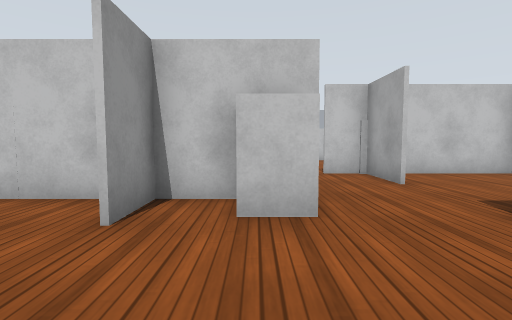
View 1 (above)

20 first-person views from a walk through a world built for the Gazebo simulator. The camera is 0.94 m above the floor, tilts 4° down and sees 85° across. The floor is counted in squares, 1 m on a side. Each view is taken from the middle of a square. On the plan, view 1 faces up. The plan holds only what a view shows up to about 11 squares ahead; the rest is blank. The robots in the file are not drawn. Gazebo's built-in surfaces are drawn with simple patterns.

View 2
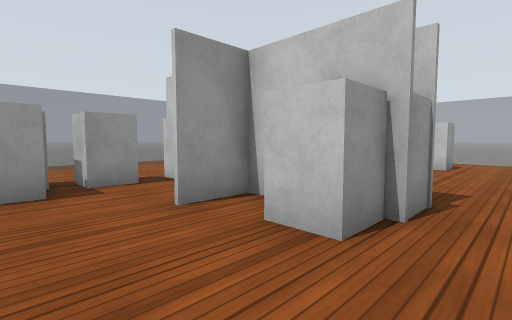

View 3
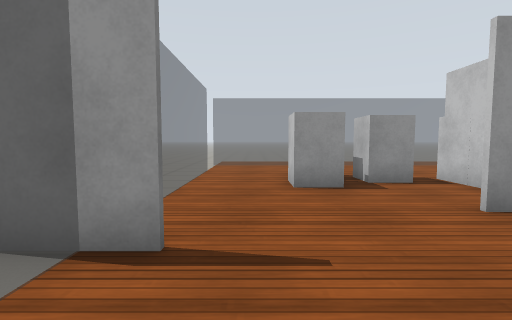

View 4
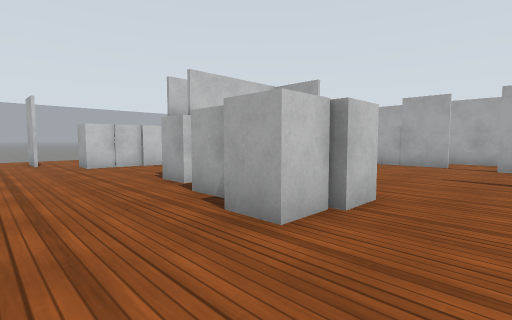

View 5
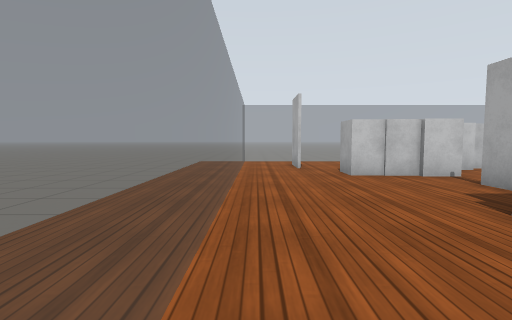

View 6
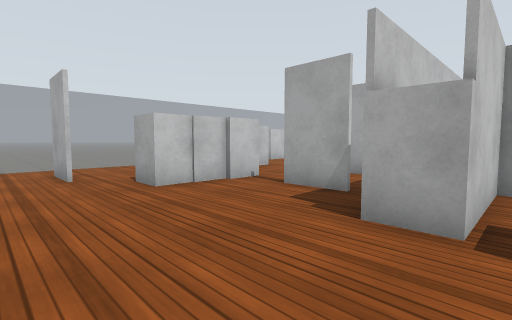

View 7
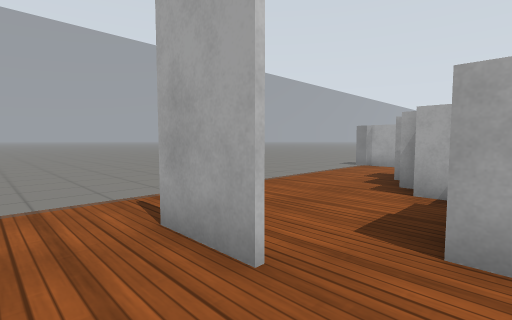

View 8
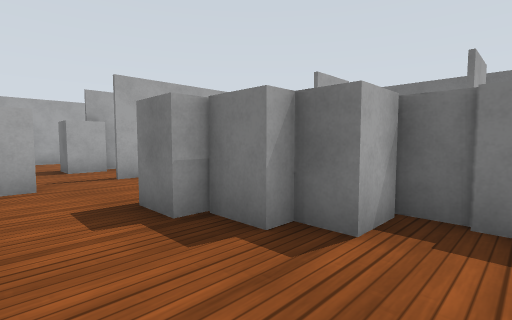

View 9
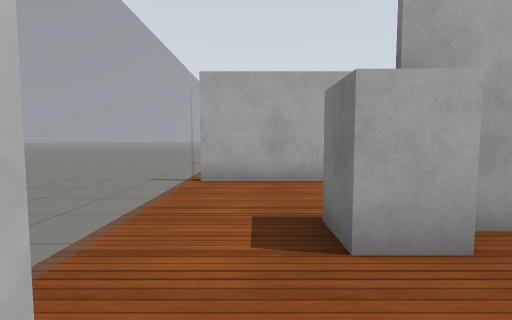

View 10
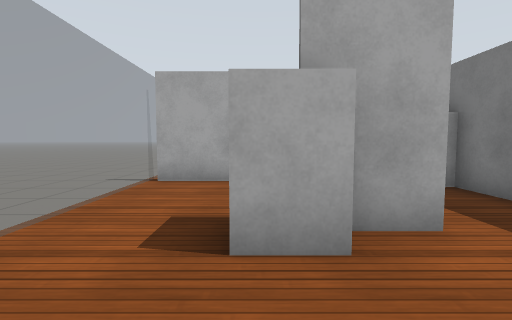

View 11
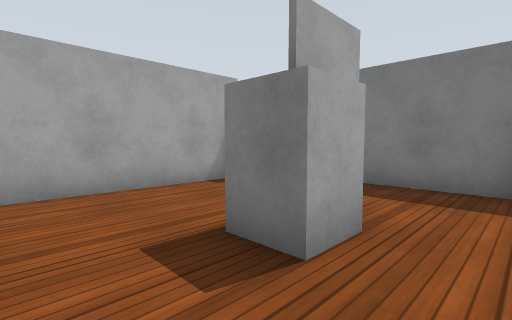

View 12
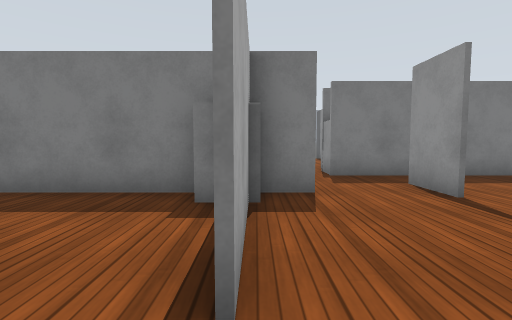

View 13
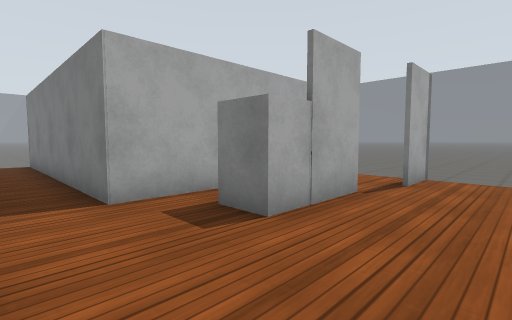

View 14
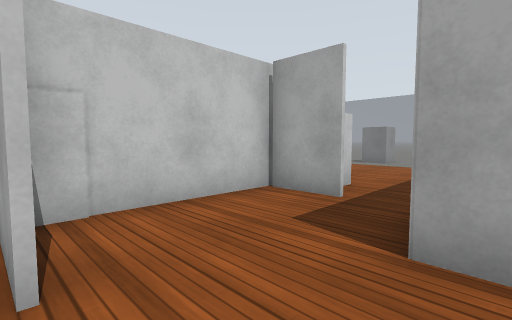

View 15
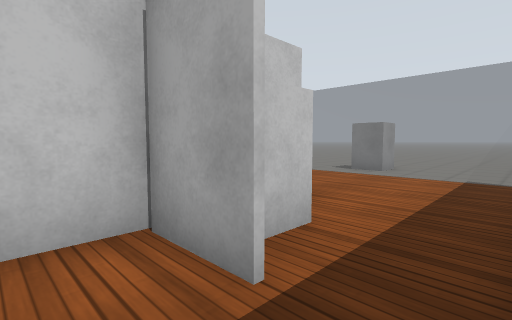

View 16
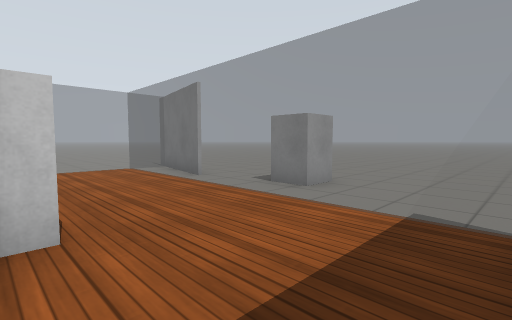

View 17
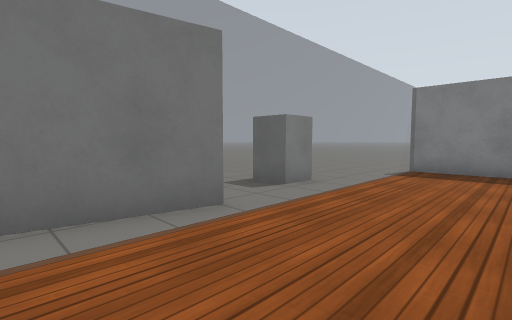

View 18
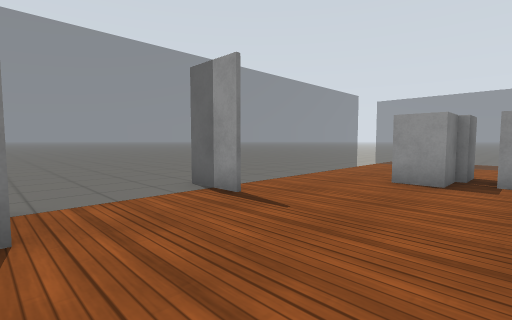

View 19
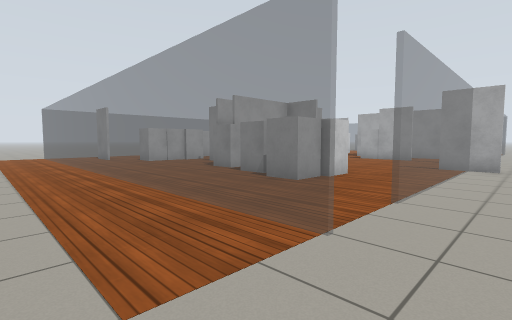

View 20
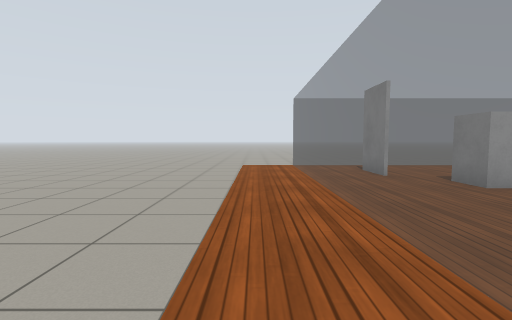

### Floor plan
Key: @ floor where view 1 was taken; # wall or solid block; x gap in a wall; . floor; = window, fence, low wall or low ledge; B white box.
Columns run from 12 left of view 1 to 17 right of it. Each row starts with its distance up from view 1.
 16     ....  ....    .........
 15 ....===========B  ========.=
 14 ...=...........B......#...=#.
 13 ...=..#...............#...=...
 12 ...=..#...BBB....BB...#...=...
 11 ...=.....BBB...#..#...#...=...
 10 ...=...BBB.....#......#...=..
  9 ...=.....B.....#B....BB...=BB.
  8 ...=.....x..#.#######B#...=...
  7 ...=.....#..#..#...#B.....=...
  6 ...=...........#..........=...
  5  ..=...BB###BB...........#=...
  4  ..=......#.BB....##    #=...
  3  ..=...BB.......B.        ..
  2  ..=...BB......#B
  1  ..=...BB......x..
  0  ..=........@.....#
 -1  ..=........#..=.
 -2   ....=========.=.
 -3  . ...............

Where each view was taken, in squares from view 1:
view 1: 0 up, 0 right, facing up
view 2: 1 up, 2 right, facing up-left
view 3: 0 up, 2 right, facing left
view 4: 1 down, 8 left, facing up-right
view 5: 2 up, 8 left, facing up
view 6: 4 up, 8 left, facing up-right
view 7: 10 up, 8 left, facing up-right
view 8: 14 up, 4 left, facing down-right
view 9: 13 up, 3 right, facing right
view 10: 12 up, 3 right, facing right
view 11: 14 up, 4 right, facing down-right
view 12: 13 up, 3 right, facing down
view 13: 6 up, 1 right, facing down-right
view 14: 4 up, 3 right, facing up-right
view 15: 5 up, 6 right, facing up-right
view 16: 5 up, 10 right, facing up-right
view 17: 14 up, 11 right, facing down-right
view 18: 3 up, 3 right, facing down-left
view 19: 3 down, 11 left, facing up-right
view 20: 4 up, 10 left, facing up
